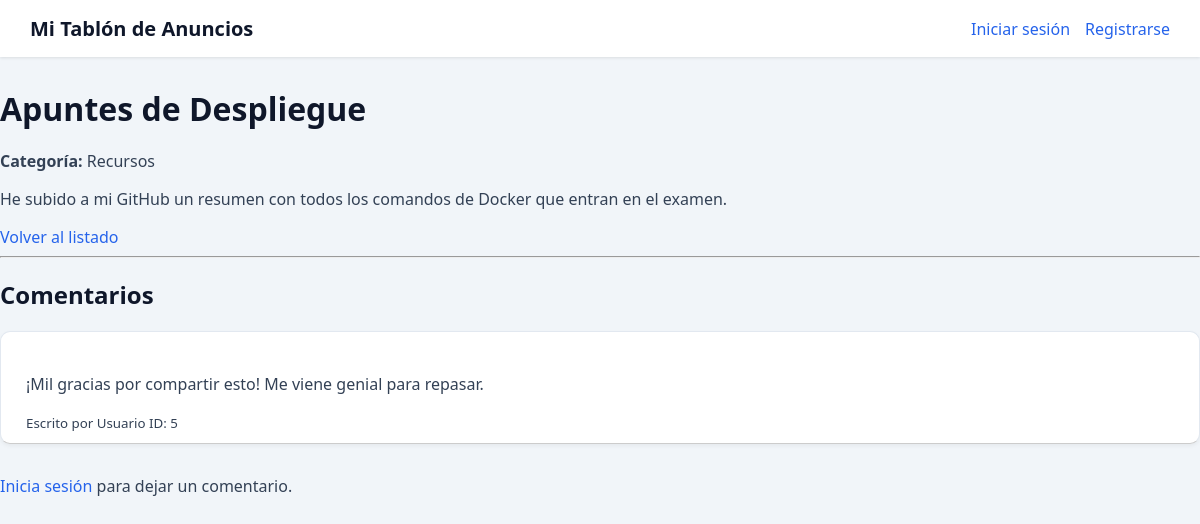
/show?id=4, run on the app's committed database.
### tables this page shows
CREATE TABLE posts (
    id INT AUTO_INCREMENT PRIMARY KEY,
    user_id INT NOT NULL,
    title VARCHAR(150) NOT NULL,
    body TEXT NOT NULL,
    category VARCHAR(50) NOT NULL,
    created_at TIMESTAMP DEFAULT CURRENT_TIMESTAMP,
    FOREIGN KEY (user_id) REFERENCES users(id) ON DELETE CASCADE
);

CREATE TABLE comments (
    id INT AUTO_INCREMENT PRIMARY KEY,
    post_id INT NOT NULL,
    user_id INT NOT NULL,
    body TEXT NOT NULL,
    created_at TIMESTAMP DEFAULT CURRENT_TIMESTAMP,
    FOREIGN KEY (post_id) REFERENCES posts(id) ON DELETE CASCADE,
    FOREIGN KEY (user_id) REFERENCES users(id) ON DELETE CASCADE
);

### src/Controllers/PostController.php (called while the page is built, shortened)
<?php
class PostController
{
    public function show(): void
    {
        $id = (int)($_GET['id'] ?? 0);
        $postModel = new Post($this->db, 'posts');
        $post = $postModel->getById($id);
        $commentModel = new Comment($this->db, 'comments');
        $comments = $commentModel->getByPostId($id);
        require __DIR__ . '/../Views/post-detail.php';
    }
}

### src/Core/Database.php (called while the page is built, shortened)
<?php
class Database
{
	private static ?PDO $connection = null;
	public function __construct()
	{
		if (self::$connection === null) {
			$config = require dirname(__DIR__, 2) . '/config.php';
			$database = $config['db'];
			self::$connection = new PDO(
				"mysql:host={$database['host']};dbname={$database['dbname']};charset={$database['charset']}",
				$database['user'],
				$database['pass'],
				[
					PDO::ATTR_ERRMODE => PDO::ERRMODE_EXCEPTION,
					PDO::ATTR_DEFAULT_FETCH_MODE => PDO::FETCH_ASSOC,
				]
			);
		}
	}
	public function query(string $sql, array $params = []): PDOStatement
	{
		$statement = self::$connection->prepare($sql);
		$statement->execute($params);
		return $statement;
	}
	public function fetchAll(string $sql, array $params = []): ?array
	{
		$rows = $this->query($sql, $params)->fetchAll(PDO::FETCH_ASSOC);
		return $rows === [] ? null : $rows;
	}
	public function fetchOne(string $sql, array $params = []): ?array
	{
		$row = $this->query($sql, $params)->fetch(PDO::FETCH_ASSOC);
		return $row === false ? null : $row;
	}
}

### src/Models/BaseModel.php (called while the page is built, shortened)
<?php
abstract class BaseModel
{
	public function getById(int $id): ?array
	{
		return $this->db->fetchOne("SELECT * FROM $this->nombreTabla WHERE id = :id", ['id' => $id]);
	}
}

### src/Models/Comment.php (called while the page is built, shortened)
<?php
class Comment extends BaseModel
{
    public function getByPostId(int $postId): array
    {
        return $this->db->fetchAll(
            "SELECT * FROM {$this->nombreTabla} WHERE post_id = :post_id ORDER BY created_at ASC",
            ['post_id' => $postId]
        )?: [];
    }
}

### src/Views/post-detail.php (the view)
<?php require __DIR__ . '/header.php'; ?>
<?php $post = $post ?? ['title' => '', 'category' => '', 'body' => '']; ?>
<h1><?php echo htmlspecialchars($post['title'], ENT_QUOTES, 'UTF-8'); ?></h1>
<p><strong>Categoría:</strong> <?php echo htmlspecialchars($post['category'], ENT_QUOTES, 'UTF-8'); ?></p>
<div class="contenido-post">
    <p><?php echo nl2br(htmlspecialchars($post['body'], ENT_QUOTES, 'UTF-8')); ?></p>
</div>
<a href="/">Volver al listado</a>
<hr>
<h2>Comentarios</h2>
<?php if (empty($comments)): ?>
    <p>No hay comentarios todavía. ¡Sé el primero!</p>
<?php else: ?>
    <ul>
        <?php foreach ($comments as $comment): ?>
            <li style="margin-bottom: 15px; border-bottom: 1px solid #ccc; padding-bottom: 10px;">
                <p><?php echo nl2br(htmlspecialchars($comment['body'], ENT_QUOTES, 'UTF-8')); ?></p>
                <small>
                    Escrito por Usuario ID: <?php echo htmlspecialchars((string)$comment['user_id'], ENT_QUOTES, 'UTF-8'); ?>
                </small>
            </li>
        <?php endforeach; ?>
    </ul>
<?php endif; ?>
<?php if (isset($_SESSION['user_id'])): ?>
    <h3>Añadir un comentario</h3>
    <form action="/comment/store" method="POST">
        <input type="hidden" name="csrf_token" value="<?php echo $_SESSION['csrf_token']; ?>">
        <input type="hidden" name="post_id" value="<?php echo $post['id']; ?>">
        <div>
            <textarea name="body" rows="3" required placeholder="Escribe tu comentario aquí..."></textarea>
        </div>
        <button type="submit">Enviar comentario</button>
    </form>
<?php else: ?>
    <p><a href="/login">Inicia sesión</a> para dejar un comentario.</p>
<?php endif; ?>

### src/Views/header.php (style rules this page uses)
body { font-family: system-ui, -apple-system, 'Segoe UI', Roboto, sans-serif; margin: 0; padding: 0; background-color: #f1f5f9; color: #334155; }
h1, h2, h3 { color: #0f172a; margin-bottom: 20px; }
a { text-decoration: none; color: #2563eb; font-weight: 500; transition: color 0.2s ease; }
ul { list-style: none; padding: 0; display: flex; flex-direction: column; gap: 15px; }
li { background: #ffffff; padding: 25px; border-radius: 10px; box-shadow: 0 2px 4px rgba(0,0,0,0.05); border: 1px solid #e2e8f0; transition: transform 0.2s ease, box-shadow 0.2s ease; }

### data on the page
posts: title "Apuntes de Despliegue", category "Recursos", body "He subido a mi GitHub un resumen con todos los comandos de Docker que entran en el examen."
comments: body "¡Mil gracias por compartir esto! Me viene genial para repasar.", user "5"
